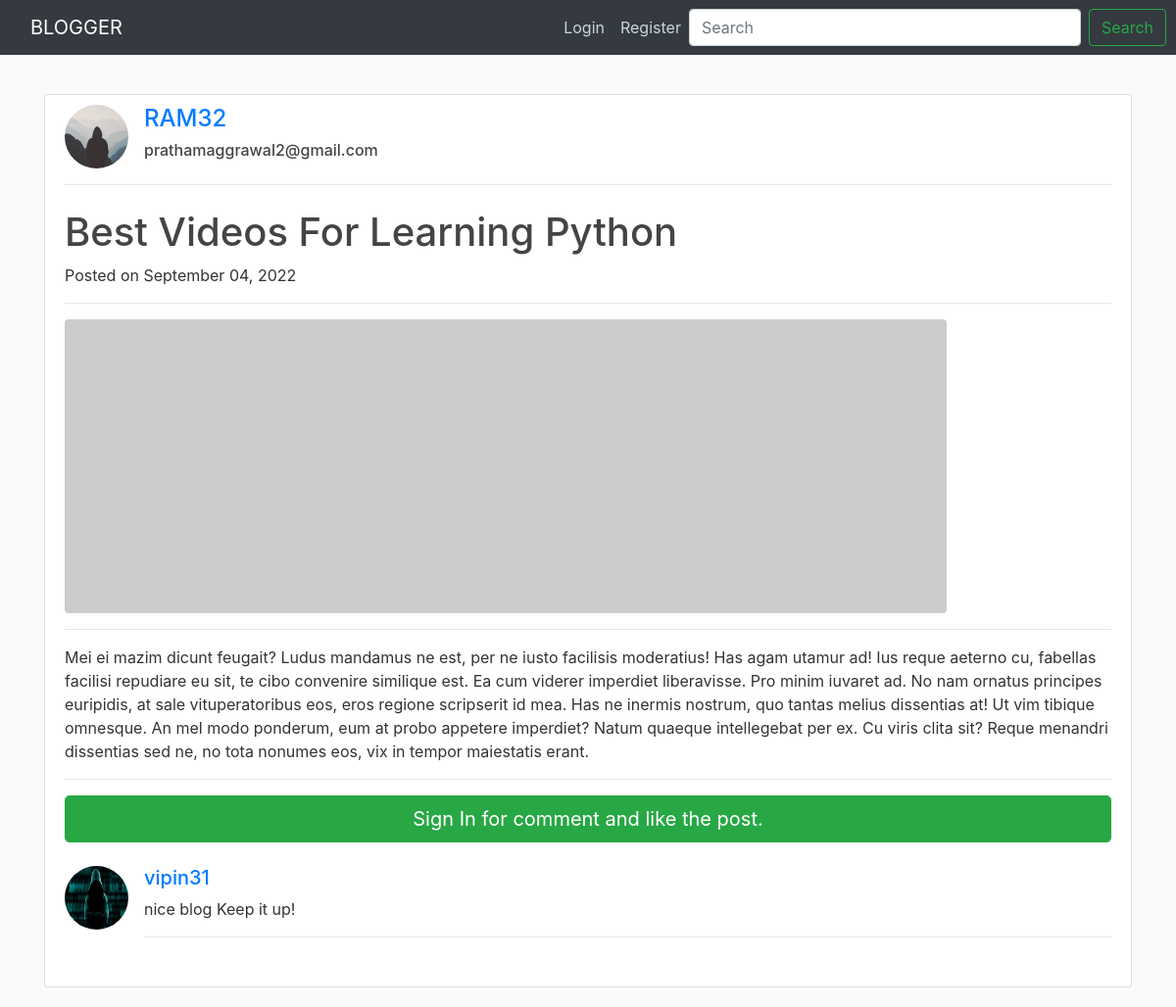
/post/21/, run on the app's committed database.
### blog/models.py (models this page shows, shortened)
class Post(models.Model):
    author = models.ForeignKey(
        settings.AUTH_USER_MODEL, on_delete=models.CASCADE)
    title = models.CharField(max_length=100)
    content=RichTextField(blank=True , null=True)
    liked = models.ManyToManyField(
        settings.AUTH_USER_MODEL, blank=True, related_name='liked')
    date_posted = models.DateTimeField(default=timezone.now)
    objects = PostManager()
    class Meta:
        ordering = ('-date_posted', )

class Comment(models.Model):
    post = models.ForeignKey(
        Post, related_name='comments', on_delete=models.CASCADE)
    author = models.ForeignKey(
        settings.AUTH_USER_MODEL, on_delete=models.CASCADE)
    text = models.TextField()
    created_date = models.DateTimeField(default=timezone.now)
    approved_comment = models.BooleanField(default=True)

### users/models.py (models this page shows, shortened)
class Profile(models.Model):
    user = models.OneToOneField(User, on_delete=models.CASCADE)
    image = models.ImageField(default='default.jpg', upload_to='profile_pics')

### blog/views.py (the view)
# urls.py: path('post/<int:pk>/', PostDetailView.as_view(), name='post_detail'),
class PostDetailView(DetailView):
    model = Post

### blog/templates/blog/post_detail.html (shortened to what this page needs)
{% extends "blog/base.html" %}
{% load crispy_forms_tags %}
{% block content %}
<div class="content-section">
    <div class="media">
        <img class="d-flex mr-3 rounded-circle article-img" src="{{ object.author.profile.image.url }}" alt="">
        <div class="media-body">
            <h4 class="mt-0"><a href="{% url 'user_posts' object.author.username %}">{{ object.author }}</a></h4>
            <h6 class="mt-0">{{ object.author.email }}</h6>
        </div>
    </div>
    <hr>
    <div>
        <h1 class="mt-4">{{object.title}}</h1>
        <p>
            Posted on {{ object.date_posted|date:"F d, Y" }}
        </p>
    </div>
    <hr>
    <img class="img-fluid rounded" src="http://placehold.it/900x300" alt="">
    <hr>
    <p class="lead">{{ object.content|safe|linebreaks }}</p>
    <hr>
    {% if user.is_authenticated %}
    <div class="card my-4">
        <h5 class="card-header">Leave a Comment:</h5>
        <div class="card-body">
            <form method="POST" action="{% url 'add_comment' object.id %}">
                {% csrf_token %}
                <div class="form-group">
                    <textarea class="form-control" name="text" rows="3" required></textarea>
                    <input type="hidden" name="user_id" value="{{user.id}}">
                </div>
                <button class="btn btn-primary" type="submit">Comment</button>
            </form>
        </div>
    </div>
    {% else %}
    <a href="{% url 'login' %}" class="btn btn-success btn-lg btn-block mb-4">
        Sign In for comment and like the post.
    </a>
    {% endif %}
    {% for comment in post.comments.all %}
    {% if comment.approved_comment %}
    <div class="media mb-4">
        <img class="d-flex mr-3 rounded-circle article-img" src="{{ comment.author.profile.image.url }}" alt="">
        <div class="media-body">
            <h5 class="mt-0"><a href="{% url 'user_posts' comment.author.username %}">{{ comment.author }}</a></h5>
            {{ comment.text|linebreaks }}
            <hr>
        </div>
    </div>
    {% else %}
    <div class="alert alert-secondary" role="alert">
        No Comment has been posted.
    </div>
    {% endif %}
    {% endfor %}
</div>
{% endblock content %}

### web/static/css/main.css (style rules this page uses)
body { background: #fafafa; color: #333333; margin-top: 5rem; }
h1, h2, h3, h4, h5, h6 { color: #444444; }
.content-section { background: #ffffff; padding: 10px 20px; border: 1px solid #dddddd; border-radius: 3px; margin-bottom: 20px; }
.article-img { height: 65px; width: 65px; margin-right: 16px; }

### data on the page
Post: author.profile.image (placeholder picture), author "RAM32", author.email "prathamaggrawal2@gmail.com", title "Best Videos For Learning Python", date_posted "September 04, 2022", content "Mei ei mazim dicunt feugait? Ludus mandamus ne est, per ne iusto facilisis moderatius! Has agam utamur ad! Ius reque aeterno cu, fabellas facilisi repudiare eu sit, te cibo convenire similique est. Ea cum viderer imperdiet liberavisse. Pro minim iuvaret ad. No nam ornatus principes euripidis, at sale vituperatoribus eos, eros regione scripserit id mea. Has ne inermis nostrum, quo tantas melius dissentias at! Ut vim tibique omnesque. An mel modo ponderum, eum at probo appetere imperdiet? Natum quaeque intellegebat per ex. Cu viris clita sit? Reque menandri dissentias sed ne, no tota nonumes eos, vix in tempor maiestatis erant."
Comment: author.profile.image (picture), author "vipin31", text "nice blog Keep it up!"
